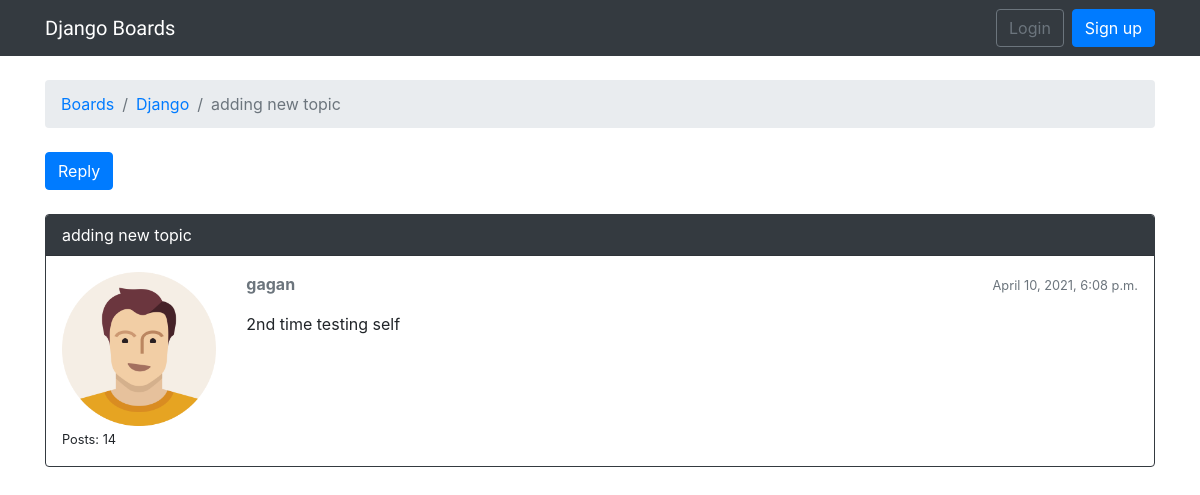
Page /boards/1/topics/2/ on the earlier database version.
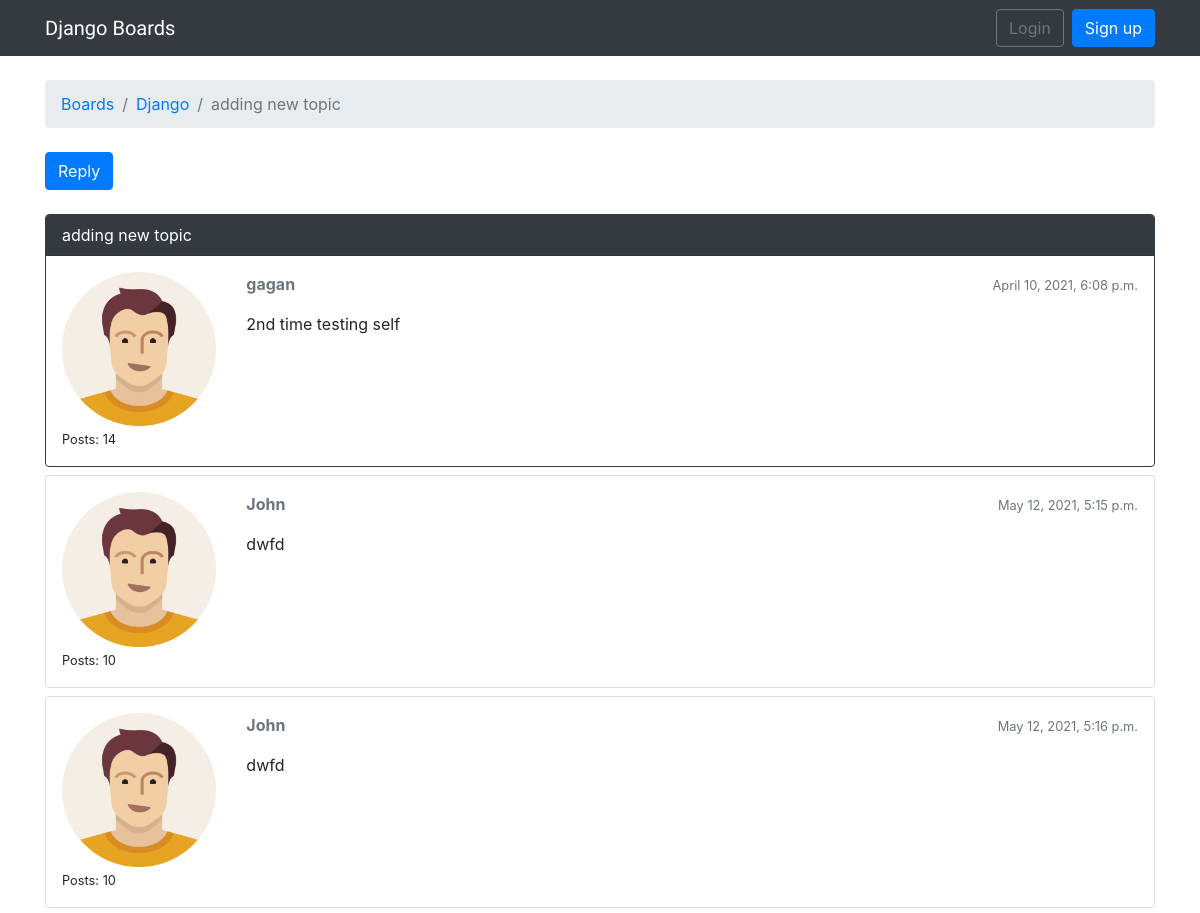
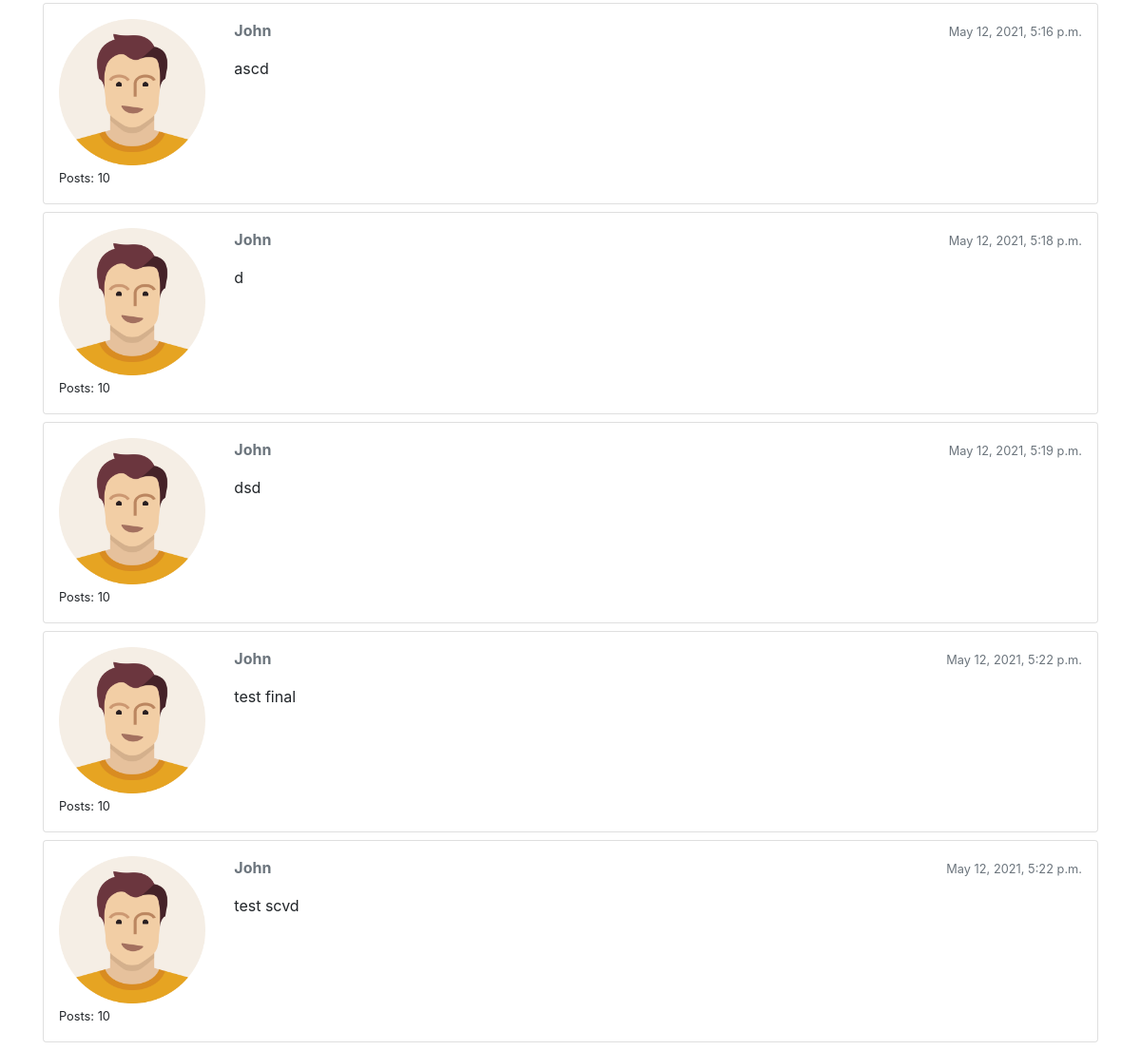
Same page on the later database version (2 pictures, top to bottom).
### boards/models.py (models this page shows, shortened)
class Topic(models.Model):
    subject = models.CharField(max_length=255)
    last_updated = models.DateTimeField(auto_now_add=True)
    board = models.ForeignKey(Board, related_name='topics',on_delete=models.CASCADE)
    starter = models.ForeignKey(User, related_name='topics',on_delete=models.CASCADE)

class Board(models.Model):
    name = models.CharField(max_length=30, unique=True)
    description = models.CharField(max_length=100)

class Post(models.Model):
    message = models.TextField(max_length=4000)
    topic = models.ForeignKey(Topic, related_name='posts',on_delete=models.CASCADE)
    created_at = models.DateTimeField(auto_now_add=True)
    updated_at = models.DateTimeField(null=True)
    created_by = models.ForeignKey(User, related_name='posts',on_delete=models.CASCADE)
    updated_by = models.ForeignKey(User, null=True, related_name='+',on_delete=models.CASCADE)

### boards/views.py (the view)
# urls.py: path(r'boards/<int:board_pk>/topics/<int:pk>/', views.topic_posts, name='topic_posts'),
def topic_posts(request, board_pk, pk):
    topic = get_object_or_404(Topic, board__pk=board_pk, pk=pk)
    return render(request, 'topic_posts.html', {'topic': topic})

### templates/topic_posts.html (shortened to what this page needs)
{% extends 'base.html' %}
{% load static %}
{% block breadcrumb %}
  <li class="breadcrumb-item"><a href="{% url 'home' %}">Boards</a></li>
  <li class="breadcrumb-item"><a href="{% url 'board_topics' topic.board.pk %}">{{ topic.board.name }}</a></li>
  <li class="breadcrumb-item active">{{ topic.subject }}</li>
{% endblock %}
{% block content %}
  <div class="mb-4">
    <a href="#" class="btn btn-primary" role="button">Reply</a>
  </div>
  {% for post in topic.posts.all %}
    <div class="card mb-2 {% if forloop.first %}border-dark{% endif %}">
      {% if forloop.first %}
        <div class="card-header text-white bg-dark py-2 px-3">{{ topic.subject }}</div>
      {% endif %}
      <div class="card-body p-3">
        <div class="row">
          <div class="col-2">
            <img src="{% static 'img/demo_profile_img.png' %}" alt="{{ post.created_by.username }}" class="w-100">
            <small>Posts: {{ post.created_by.posts.count }}</small>
          </div>
          <div class="col-10">
            <div class="row mb-3">
              <div class="col-6">
                <strong class="text-muted">{{ post.created_by.username }}</strong>
              </div>
              <div class="col-6 text-right">
                <small class="text-muted">{{ post.created_at }}</small>
              </div>
            </div>
            {{ post.message }}
          </div>
        </div>
      </div>
    </div>
  {% endfor %}
{% endblock %}

### templates/base.html (shortened to what this page needs)
{% load static %}<!DOCTYPE html>
<html>
  <head>
    <link rel="stylesheet" href="{% static 'css/bootstrap.min.css' %}">
    <link rel="stylesheet" href="{% static 'css/app.css' %}">
  </head>
  <body>
    {% block body %}
    <nav class="navbar navbar-expand-sm navbar-dark bg-dark">
      <div class="container">
        <a class="navbar-brand" href="{% url 'home' %}">Django Boards</a>
        <div class="collapse navbar-collapse" id="mainMenu">
          {% if user.is_authenticated %}
          <ul class="navbar-nav ml-auto">
            <li class="nav-item dropdown">
              <a class="nav-link dropdown-toggle" href="#" id="userMenu" data-toggle="dropdown" aria-haspopup="true" aria-expanded="false">{{ user.username }}</a>
              <div class="dropdown-menu dropdown-menu-right" aria-labelledby="userMenu">
              <a class="dropdown-item" href="#">My account</a>
              <a class="dropdown-item" href="#">Change password</a>
              <div class="dropdown-divider"></div>
              <a class="dropdown-item" href="{% url 'logout' %}">Log out</a>
              </div>
            </li>
          </ul>
          {% else %}
          <form class="form-inline ml-auto">
            <a href="{% url 'login' %}" class="btn btn-outline-secondary">Login</a>
            <a href="{% url 'signup' %}" class="btn btn-primary ml-2">Sign up</a>
          </form>
          {% endif %}
        </div>
      </div>
    </nav>
    <div class="container">
      <ol class="breadcrumb my-4">
        {% block breadcrumb %}
        {% endblock %}
      </ol>
      {% block content %}
      {% endblock %}
    </div>
    {% endblock body %}
  </body>
</html>

### static/css/app.css (style rules this page uses)
.navbar-brand { font-family: 'Train One', cursive; }

Differences in the rows shown:
added Post: created_by.posts.count "10", created_by.username "John", created_at "May 12, 2021, 5:15 p.m.", message "dwfd"
added Post: created_by.posts.count "10", created_by.username "John", created_at "May 12, 2021, 5:16 p.m.", message "dwfd"
added Post: created_by.posts.count "10", created_by.username "John", created_at "May 12, 2021, 5:16 p.m.", message "ascd"
added Post: created_by.posts.count "10", created_by.username "John", created_at "May 12, 2021, 5:18 p.m.", message "d"
added Post: created_by.posts.count "10", created_by.username "John", created_at "May 12, 2021, 5:19 p.m.", message "dsd"
added Post: created_by.posts.count "10", created_by.username "John", created_at "May 12, 2021, 5:22 p.m.", message "test final"
added Post: created_by.posts.count "10", created_by.username "John", created_at "May 12, 2021, 5:22 p.m.", message "test scvd"
